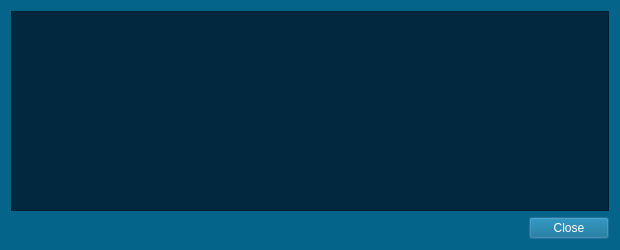
<?xml version="1.0" encoding="UTF-8"?>
<ui version="4.0">
 <class>TransactionDescDialog</class>
 <widget class="QDialog" name="TransactionDescDialog">
  <property name="geometry">
   <rect>
    <x>0</x>
    <y>0</y>
    <width>620</width>
    <height>250</height>
   </rect>
  </property>
  <property name="windowTitle">
   <string>Transaction details</string>
  </property>
  <property name="styleSheet">
   <string notr="true">background-color:#04648A;
color:white;</string>
  </property>
  <layout class="QVBoxLayout" name="verticalLayout">
   <item>
    <widget class="QTextEdit" name="detailText">
     <property name="font">
      <font>
       <family>Segoe UI</family>
      </font>
     </property>
     <property name="toolTip">
      <string>This pane shows a detailed description of the transaction</string>
     </property>
     <property name="styleSheet">
      <string notr="true">QTextEdit {background-color:#022840;}</string>
     </property>
     <property name="readOnly">
      <bool>true</bool>
     </property>
    </widget>
   </item>
   <item>
    <widget class="QDialogButtonBox" name="buttonBox">
     <property name="font">
      <font>
       <family>Segoe UI</family>
      </font>
     </property>
     <property name="orientation">
      <enum>Qt::Horizontal</enum>
     </property>
     <property name="standardButtons">
      <set>QDialogButtonBox::Close</set>
     </property>
    </widget>
   </item>
  </layout>
 </widget>
 <resources/>
 <connections>
  <connection>
   <sender>buttonBox</sender>
   <signal>accepted()</signal>
   <receiver>TransactionDescDialog</receiver>
   <slot>accept()</slot>
   <hints>
    <hint type="sourcelabel">
     <x>248</x>
     <y>254</y>
    </hint>
    <hint type="destinationlabel">
     <x>157</x>
     <y>274</y>
    </hint>
   </hints>
  </connection>
  <connection>
   <sender>buttonBox</sender>
   <signal>rejected()</signal>
   <receiver>TransactionDescDialog</receiver>
   <slot>reject()</slot>
   <hints>
    <hint type="sourcelabel">
     <x>316</x>
     <y>260</y>
    </hint>
    <hint type="destinationlabel">
     <x>286</x>
     <y>274</y>
    </hint>
   </hints>
  </connection>
 </connections>
</ui>
